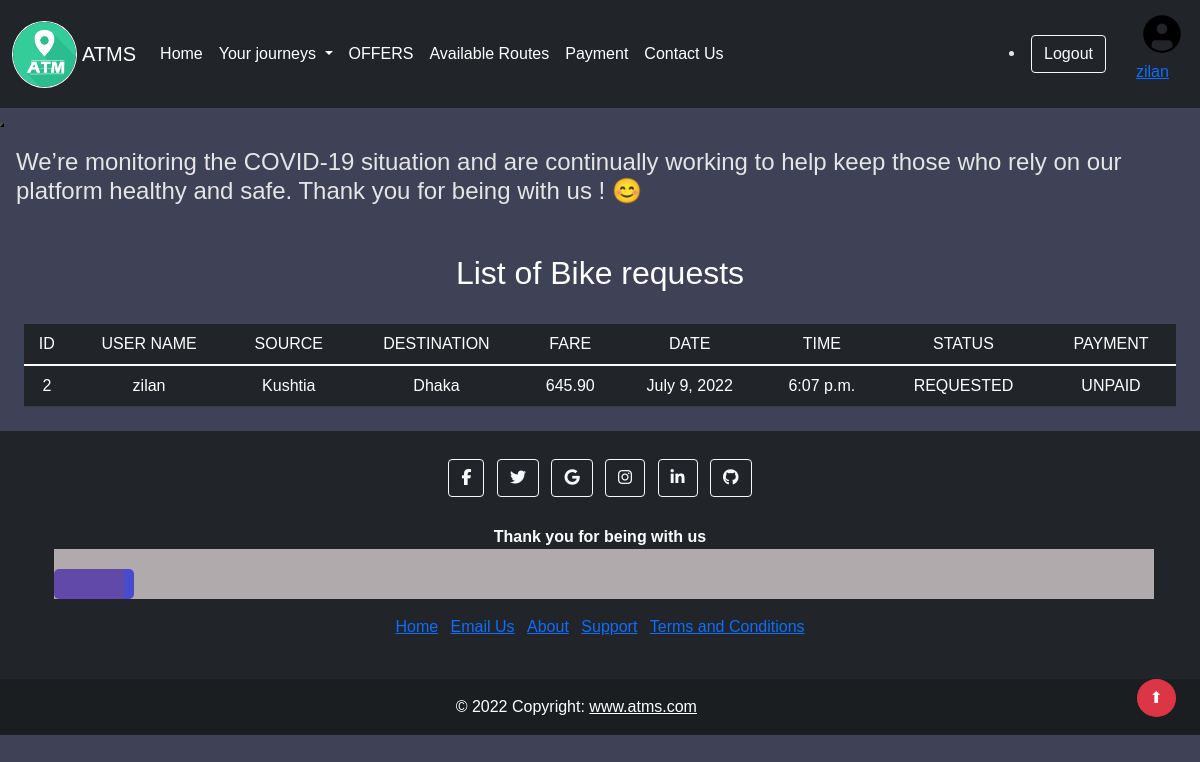
Screenshot of /seebikehistory (signed in) with the database file from the repository.
### transport/models.py (models this page shows, shortened)
class Rider(models.Model):
    user = models.OneToOneField(User, blank=True, null=True, on_delete=models.CASCADE)
    name = models.CharField(max_length=200, null=True)
    fname = models.CharField(max_length=200, null=True)
    lname = models.CharField(max_length=200, null=True)
    email = models.CharField(max_length=200, null=True)
    phone = models.CharField(max_length=13,null=True)
    address = models.CharField(max_length=200, null=True)
    profile_pic = models.ImageField(default="static/ImageUpload/img200.png", null=True, blank=True)

class Bike(models.Model):
    REQUESTED = 'Requested'
    CANCELLED = 'Cancelled'
    COMPLETED = 'Completed'
    PAID = 'Paid'
    UNPAID = 'Unpaid'
    PAYMENT_STATUSES = ((PAID, 'Paid'),
                     (UNPAID, 'Unpaid'),)
    TICKET_STATUSES = ((REQUESTED, 'Requested'),
                       (CANCELLED, 'Cancelled'),
                       (COMPLETED, 'Completed'),)
    email = models.EmailField()
    name = models.CharField(max_length=30)
    userid =models.DecimalField(decimal_places=0, max_digits=2)
    From  = models.CharField(max_length=20)
    To = models.CharField(max_length=20)
    date = models.DateField()
    time = models.TimeField()
    price = models.DecimalField(decimal_places=2, max_digits=6)
    status = models.CharField(choices=TICKET_STATUSES, default=REQUESTED, max_length=11)
    paymentstatus = models.CharField(choices= PAYMENT_STATUSES, default=UNPAID, max_length=11)

### transport/views.py (the view)
# urls.py: path('seebikehistory',seebikehistory,name='seebikehistory'),
@login_required(login_url='handleLogin')
def seebikehistory(request,new={}):
    context = {}
    id_r = request.user.id
    book_list = Bike.objects.filter(userid=id_r)
    if book_list:
        return render(request, 'bikehistory.html', locals())
    else:
        messages.success(request, "Sorry no buses booked")
        return render(request, 'Bike.html', context)

### transport/templates/bikehistory.html
{% extends 'index.html' %}
{% block body %}
<div class="text-center" style="color: white; margin: 2%;">
<h2>List of Bike requests</h2>
<br>
<table class="table table-dark">
    <thead>
    <td>ID</td>
    <td>USER NAME</td>
    <td>SOURCE</td>
    <td>DESTINATION</td>
    <td>FARE</td>
    <td>DATE</td>
    <td>TIME</td>
    <td>STATUS</td>
    <td>PAYMENT</td>
    </thead>
    {% for row in book_list %}
    <tr>
        <td>{{row.userid}}</td>
        <td>{{row.name}}</td>
        <td>{{row.From}}</td>
        <td>{{row.To}}</td>
        <td>{{row.price}}</td>
        <td>{{row.date}}</td>
        <td>{{row.time}}</td>
        <td>{{row.status}}</td>
        <td>{{row.paymentstatus}}</td>
    </tr>
    {% endfor %}
</table>
</div>
{% endblock %}

### transport/templates/index.html (shortened to what this page needs)
<!doctype html>
<html lang="en">
  <head>
    {% load static %}
    <link href="https://cdn.jsdelivr.net/npm/bootstrap@5.1.3/dist/css/bootstrap.min.css" rel="stylesheet">
    <link rel="stylesheet" href="{% static 'style.css' %}">
  </head>
<body>
  <nav class="navbar navbar-expand-lg navbar-light bg-dark">
    <div class="container-fluid d-flex">
      <img style="margin-right: 5px;" src="static/image/atms.jpg" alt="Bootstrap" width="65" height="67" class="rounded-circle border border-white">
        <a style ="color: white;" class="navbar-brand" href="{% url 'homepage' %}">ATMS</a>
            <div class="collapse navbar-collapse" id="navbarSupportedContent">
              <ul class="navbar-nav me-auto mb-2 mb-lg-0">
                <li class="nav-item"><a href="{% url 'homepage' %}" class="nav-link px-2 text-white">Home</a></li>
                <li class="nav-item dropdown">
                  <a style ="color: white;" class="nav-link dropdown-toggle" href="#" id="navbarDropdownMenuLink" data-toggle="dropdown" aria-haspopup="true" aria-expanded="false">
                      Your journeys
                  </a>
                </li>
                <li class="nav-item"><a  href="{% url 'offer' %}" class="nav-link px-2 text-white">OFFERS</a></li>
                <li class="nav-item"><a href="{% url 'availableroutes' %}" class="nav-link px-2 text-white">Available Routes</a></li>
                <li class="nav-item"><a  href="{% url 'payment' %}" class="nav-link px-2 text-white ">Payment</a></li>
                <li class="nav-item"><a  href="{% url 'contact' %}" class="nav-link px-2 text-white">Contact Us</a></li>
              </ul>
              {% if user.is_authenticated %}
              <div class="d-flex">
                <li>
                <a href ="/logout"><button type="button" class="btn btn-outline-light me-4">Logout</button></a>
                </li>
              </div>
                  {% if request.user.is_staff == False %}
                    <a style="margin-left: 6px; float:right" href="{% url 'profilepage' %}">
                        <abbr title="User Profile">
                          <img src="{{request.user.rider.profile_pic.url}}" alt="User photo" width="52" height="52" class="rounded-circle border border-dark">
                        </abbr>
                  {% endif %}
                  <p>{{user.username}}</p>
                </a>
                {% endif %}
              </div>
            </div>
  </nav>
<button class="scroll-top">
</button>
<div class="card-body">
  <marquee behavior="scroll" direction="left">
    <h4>We’re monitoring the COVID-19 situation and are continually working to help keep those who rely on our platform healthy and safe.
      Thank you for being with us ! 😊 </h4>
  </marquee>
</div>
    {% block body %}{% endblock body %}
<footer style="position: relative; width: 100%;" class=" bg-dark fixed-bottom text-center text-white">
  <div class="container p-4">
    <section class="mb-4">
      <a class="btn btn-outline-light btn-floating m-1" href="https://www.facebook.com/jobayer.hossen.54390" role="button"
      target="_blank"><i class="fab fa-facebook-f"></i
          ></a>
      <a class="btn btn-outline-light btn-floating m-1" href="https://twitter.com/Jobayer60213620?fbclid=IwAR1Vd4UL8s-NgvKEzzp5pY8bX2OGda8bE5HCGdRzx-gs6r43SD_k093Al9E" role="button"
        target="_blank"><i class="fab fa-twitter"></i
          ></a>
      <a class="btn btn-outline-light btn-floating m-1" href="https://www.google.com/?authuser=1" role="button"
      target="_blank"><i class="fab fa-google"></i
      ></a>
      <a class="btn btn-outline-light btn-floating m-1" href="#!" role="button"
        target="_blank"><i class="fab fa-instagram"></i
      ></a>
      <a class="btn btn-outline-light btn-floating m-1" href="#!" role="button"
      target="_blank"><i class="fab fa-linkedin-in"></i
      ></a>
      <a class="btn btn-outline-light btn-floating m-1" href="#!" role="button"
      target="_blank"><i class="fab fa-github"></i
      ></a>
    </section>
    <section class="">
      <form action="">
        <div class="row justify-content-center">
          <div class="">
            <p class="">
              <strong>Thank you for being with us</strong>
                <span class="animate-border"></span>
            </p>
          </div>
        </div>
      </form>
    </section>
    <section class="">
      <ul class="list-inline">
        <li class="list-inline-item"><a href="{% url 'homepage' %}">Home</a></li>
        <li class="list-inline-item"><a href="mailto:quraishytalha@gmail.com">Email Us</a></li>
        <li class="list-inline-item"><a href="{% url 'about' %}"target="_blank">About</a></li>
        <li class="list-inline-item"><a href="{% url 'contact' %}" target="_blank">Support</a></li>
        <li class="list-inline-item"><a href="{% url 'online' %}"target="_blank">Terms and Conditions</a></li>
    </ul>
    </section>
  </div>
  <div>
    <a class="btn btn-danger rounded-circle" title="Back to top" href="#" style="float: right; margin-right: 2%;">&#11014;</a>
  </div>
  <div class="text-center p-3" style="background-color: rgba(0, 0, 0, 0.2);">
    © 2022 Copyright:
    <a class="text-white" href="http://127.0.0.1:8000/">www.atms.com</a>
  </div>
</footer>
  </body>
</html>

### transport/static/style.css (style rules this page uses)
:root { --color-main: #71c6dd; --color-main-light: #e1f6fb; --color-dark: #3f4156; --color-dark-medium: #51546e; --color-dark-light: #696d97; --color-light: #e5e5e5; --color-gray: #8b8b8b; --color-light-gray: #b2bdbd; --color-bg: #2d2d39; --color-success: #5dd693; --color-error: #fc4b0b; }
body { font-family: Arial, Helvetica, sans-serif; background-color: #3f4156; color: #e5e5e5; }
div { display: block; }
* { box-sizing: border-box; }
* { margin: 0; padding: 0; box-sizing: border-box; }
.container { border-radius: 5px; padding: 10px; }
.animate-border { position: relative; display: block; width: 115px; height: 3px; background: #007bff; }
.animate-border:after { position: absolute; content: ""; width: 35px; height: 3px; left: 0; bottom: 0; border-left: 10px solid #fff; border-right: 10px solid #fff; -webkit-animation: animborder 2s linear infinite; animation: animborder 2s linear infinite; }

### transport/templates/index.html (style rules this page uses)
.animate-border { position: relative; display: block; width: 1100px; height: 50px; background: #b0aaad; }
.animate-border:after { position: absolute; content: ""; width: 0px; height: 30px; left: 0; bottom: 0; border-radius: 5px; border-left: 70px solid rgba(71, 40, 170, 0.75); border-right: 10px solid rgb(74, 74, 204); -webkit-animation: animborder 5s linear infinite; animation: animborder 5s linear infinite; }

### rows the page displays
Bike: userid "2", name "zilan", From "Kushtia", To "Dhaka", price "645.90", date "July 9, 2022", time "6:07 p.m.", status "REQUESTED", paymentstatus "UNPAID"

### other values shown
{{ user.username }} "zilan"
